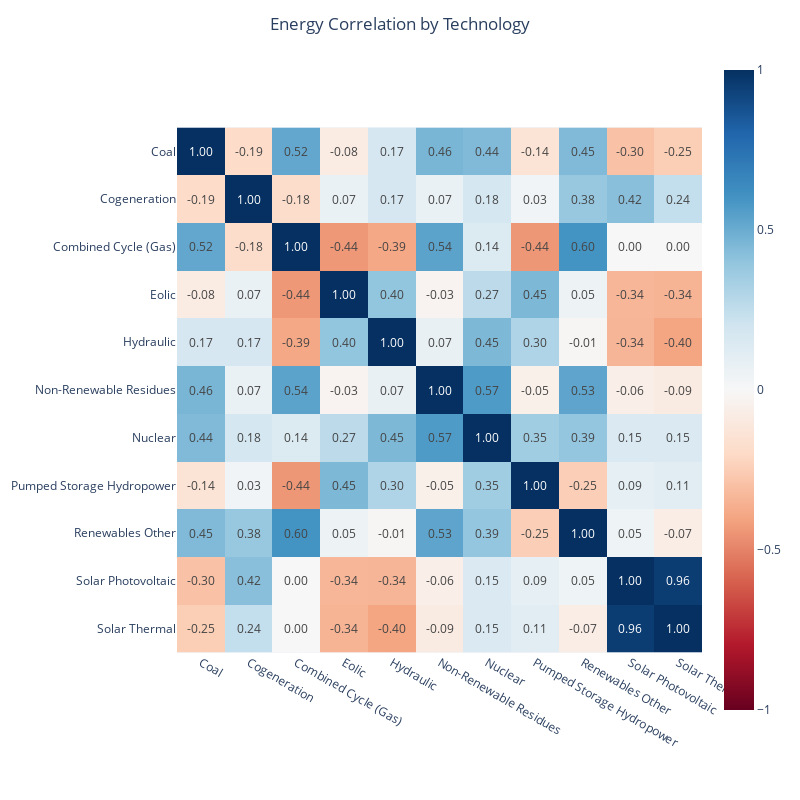

Write notebook code for a chart like this one.
### Code cell
fig = px.imshow(dff, height=800, width=800, text_auto='.2f', color_continuous_scale='RdBu', zmin=-1, zmax=1)
fig = fig.update_layout(title='Energy Correlation by Technology', title_x=0.5)
fig

### Figure 1 — Plotly figure (JSON) as saved in the notebook; plotly's stock layout.template omitted (floating-point values rounded to 4 significant figures)
{"data": [{"coloraxis": "coloraxis", "hovertemplate": "x: %{x}<br>y: %{y}<br>color: %{z}<extra></extra>", "name": "0", "texttemplate": "%{z:.2f}", "type": "heatmap", "x": ["Coal", "Cogeneration", "Combined Cycle (Gas)", "Eolic", "Hydraulic", "Non-Renewable Residues", "Nuclear", "Pumped Storage Hydropower", "Renewables Other", "Solar Photovoltaic", "Solar Thermal"], "xaxis": "x", "y": ["Coal", "Cogeneration", "Combined Cycle (Gas)", "Eolic", "Hydraulic", "Non-Renewable Residues", "Nuclear", "Pumped Storage Hydropower", "Renewables Other", "Solar Photovoltaic", "Solar Thermal"], "yaxis": "y", "z": [[1, -0.1881, 0.5182, -0.0845, 0.1728, 0.4632, 0.4447, -0.1412, 0.4452, -0.2964, -0.25], [-0.1881, 1, -0.1825, 0.07066, 0.1729, 0.07045, 0.181, 0.03177, 0.3828, 0.4221, 0.2448], [0.5182, -0.1825, 1, -0.4381, -0.3878, 0.5358, 0.1416, -0.4398, 0.5976, 0.002034, -0.001624], [-0.0845, 0.07066, -0.4381, 1, 0.3996, -0.02748, 0.2672, 0.4532, 0.05285, -0.3356, -0.3444], [0.1728, 0.1729, -0.3878, 0.3996, 1, 0.07472, 0.4525, 0.3049, -0.01199, -0.3402, -0.3973], [0.4632, 0.07045, 0.5358, -0.02748, 0.07472, 1, 0.5688, -0.05295, 0.5303, -0.06063, -0.08835], [0.4447, 0.181, 0.1416, 0.2672, 0.4525, 0.5688, 1, 0.3516, 0.3922, 0.1511, 0.1505], [-0.1412, 0.03177, -0.4398, 0.4532, 0.3049, -0.05295, 0.3516, 1, -0.245, 0.09296, 0.1102], [0.4452, 0.3828, 0.5976, 0.05285, -0.01199, 0.5303, 0.3922, -0.245, 1, 0.0494, -0.07133], [-0.2964, 0.4221, 0.002034, -0.3356, -0.3402, -0.06063, 0.1511, 0.09296, 0.0494, 1, 0.9557], [-0.25, 0.2448, -0.001624, -0.3444, -0.3973, -0.08835, 0.1505, 0.1102, -0.07133, 0.9557, 1]]}], "layout": {"coloraxis": {"cmax": 1, "cmin": -1, "colorscale": [[0, "rgb(103,0,31)"], [0.1, "rgb(178,24,43)"], [0.2, "rgb(214,96,77)"], [0.3, "rgb(244,165,130)"], [0.4, "rgb(253,219,199)"], [0.5, "rgb(247,247,247)"], [0.6, "rgb(209,229,240)"], [0.7, "rgb(146,197,222)"], [0.8, "rgb(67,147,195)"], [0.9, "rgb(33,102,172)"], [1, "rgb(5,48,97)"]]}, "height": 800, "margin": {"t": 60}, "title": {"text": "Energy Correlation by Technology", "x": 0.5}, "width": 800, "xaxis": {"anchor": "y", "constrain": "domain", "domain": [0, 1], "scaleanchor": "y"}, "yaxis": {"anchor": "x", "autorange": "reversed", "constrain": "domain", "domain": [0, 1]}}}
